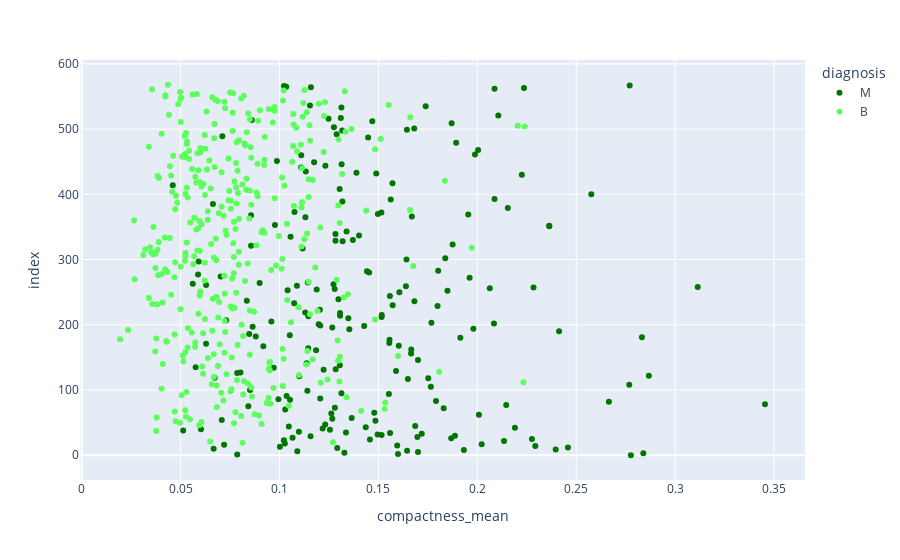
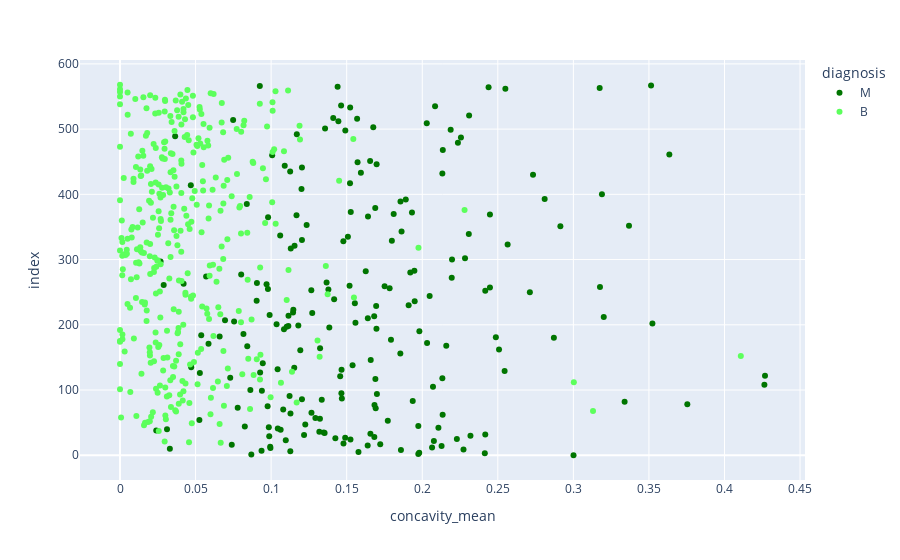
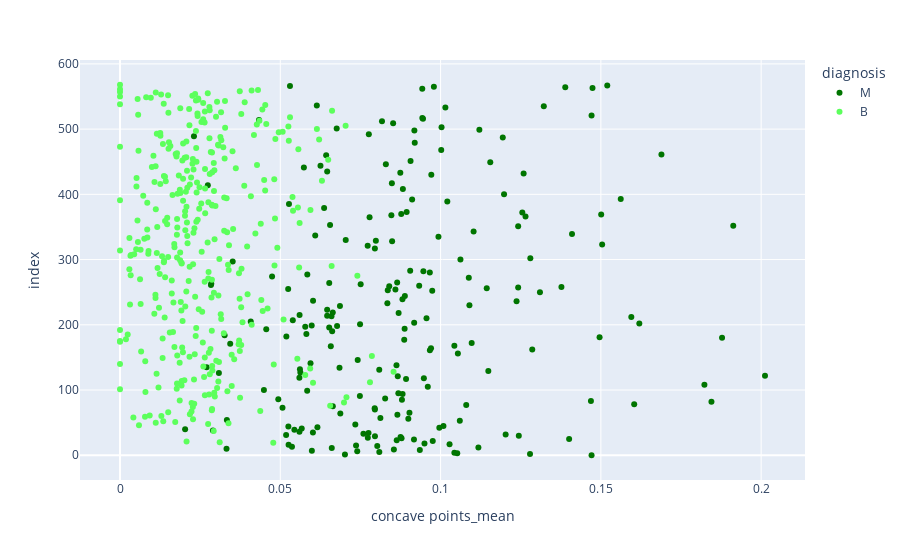

The notebook cell saved with these charts, in order:
### Code cell
for column in  df.drop('diagnosis',axis=1).columns[5:10]:
    fig = px.scatter(data_frame=df,color='diagnosis',x=column,color_discrete_sequence=['#007500','#5CFF5C'],)
    fig.show()

### Figure 1 — Plotly figure (JSON) as saved in the notebook; plotly's stock layout.template omitted (floating-point values rounded to 4 significant figures; data arrays with more than 128 entries replaced by an {"elided": "..."} marker saying what was removed)
{"data": [{"hovertemplate": "diagnosis=M<br>compactness_mean=%{x}<br>index=%{y}<extra></extra>", "legendgroup": "M", "marker": {"color": "#007500", "symbol": "circle"}, "mode": "markers", "name": "M", "orientation": "h", "showlegend": true, "type": "scatter", "x": {"elided": "212 float values"}, "xaxis": "x", "y": {"elided": "212 int values"}, "yaxis": "y"}, {"hovertemplate": "diagnosis=B<br>compactness_mean=%{x}<br>index=%{y}<extra></extra>", "legendgroup": "B", "marker": {"color": "#5CFF5C", "symbol": "circle"}, "mode": "markers", "name": "B", "orientation": "h", "showlegend": true, "type": "scatter", "x": {"elided": "357 float values"}, "xaxis": "x", "y": {"elided": "357 int values"}, "yaxis": "y"}], "layout": {"legend": {"title": {"text": "diagnosis"}, "tracegroupgap": 0}, "margin": {"t": 60}, "xaxis": {"anchor": "y", "domain": [0, 1], "title": {"text": "compactness_mean"}}, "yaxis": {"anchor": "x", "domain": [0, 1], "title": {"text": "index"}}}}

### Figure 2 — Plotly figure (JSON) as saved in the notebook; plotly's stock layout.template omitted (floating-point values rounded to 4 significant figures; data arrays with more than 128 entries replaced by an {"elided": "..."} marker saying what was removed)
{"data": [{"hovertemplate": "diagnosis=M<br>concavity_mean=%{x}<br>index=%{y}<extra></extra>", "legendgroup": "M", "marker": {"color": "#007500", "symbol": "circle"}, "mode": "markers", "name": "M", "orientation": "h", "showlegend": true, "type": "scatter", "x": {"elided": "212 float values"}, "xaxis": "x", "y": {"elided": "212 int values"}, "yaxis": "y"}, {"hovertemplate": "diagnosis=B<br>concavity_mean=%{x}<br>index=%{y}<extra></extra>", "legendgroup": "B", "marker": {"color": "#5CFF5C", "symbol": "circle"}, "mode": "markers", "name": "B", "orientation": "h", "showlegend": true, "type": "scatter", "x": {"elided": "357 float values"}, "xaxis": "x", "y": {"elided": "357 int values"}, "yaxis": "y"}], "layout": {"legend": {"title": {"text": "diagnosis"}, "tracegroupgap": 0}, "margin": {"t": 60}, "xaxis": {"anchor": "y", "domain": [0, 1], "title": {"text": "concavity_mean"}}, "yaxis": {"anchor": "x", "domain": [0, 1], "title": {"text": "index"}}}}

### Figure 3 — Plotly figure (JSON) as saved in the notebook; plotly's stock layout.template omitted (floating-point values rounded to 4 significant figures; data arrays with more than 128 entries replaced by an {"elided": "..."} marker saying what was removed)
{"data": [{"hovertemplate": "diagnosis=M<br>concave points_mean=%{x}<br>index=%{y}<extra></extra>", "legendgroup": "M", "marker": {"color": "#007500", "symbol": "circle"}, "mode": "markers", "name": "M", "orientation": "h", "showlegend": true, "type": "scatter", "x": {"elided": "212 float values"}, "xaxis": "x", "y": {"elided": "212 int values"}, "yaxis": "y"}, {"hovertemplate": "diagnosis=B<br>concave points_mean=%{x}<br>index=%{y}<extra></extra>", "legendgroup": "B", "marker": {"color": "#5CFF5C", "symbol": "circle"}, "mode": "markers", "name": "B", "orientation": "h", "showlegend": true, "type": "scatter", "x": {"elided": "357 float values"}, "xaxis": "x", "y": {"elided": "357 int values"}, "yaxis": "y"}], "layout": {"legend": {"title": {"text": "diagnosis"}, "tracegroupgap": 0}, "margin": {"t": 60}, "xaxis": {"anchor": "y", "domain": [0, 1], "title": {"text": "concave points_mean"}}, "yaxis": {"anchor": "x", "domain": [0, 1], "title": {"text": "index"}}}}
